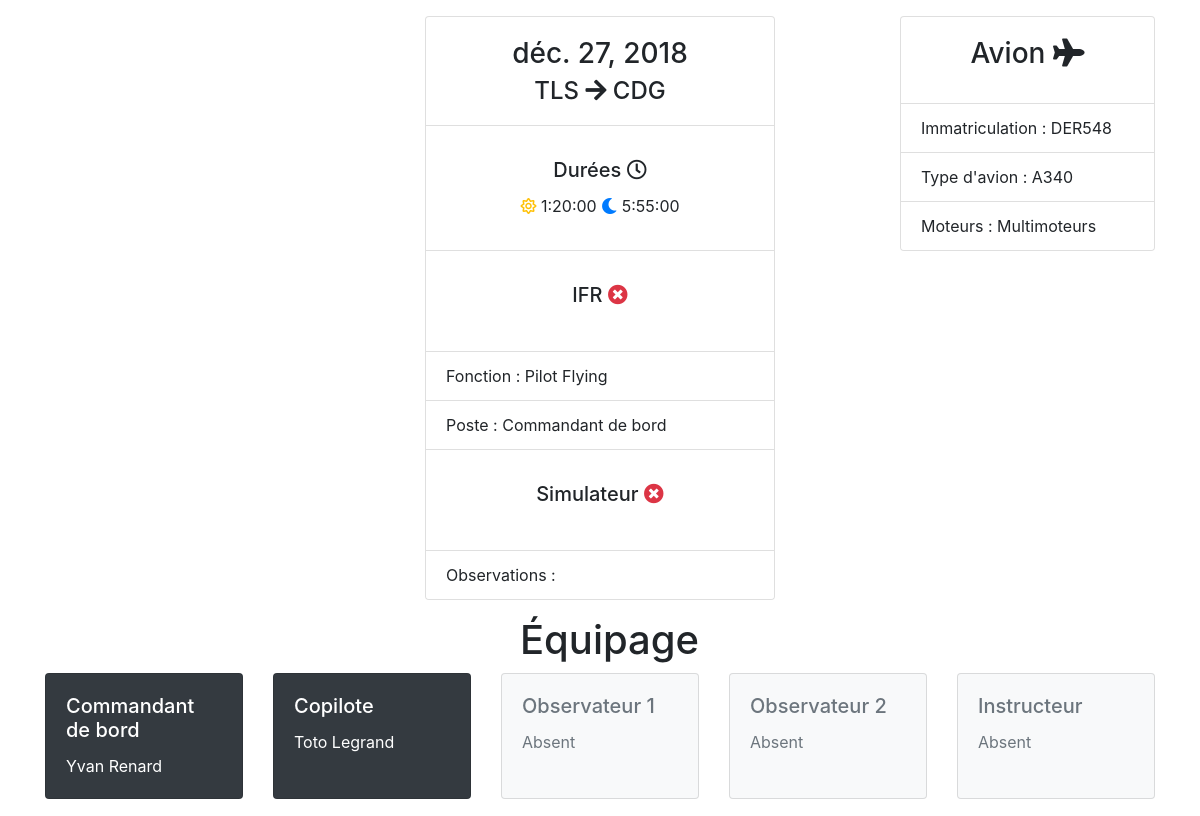
The page /vol/7/ on the database as committed earlier.
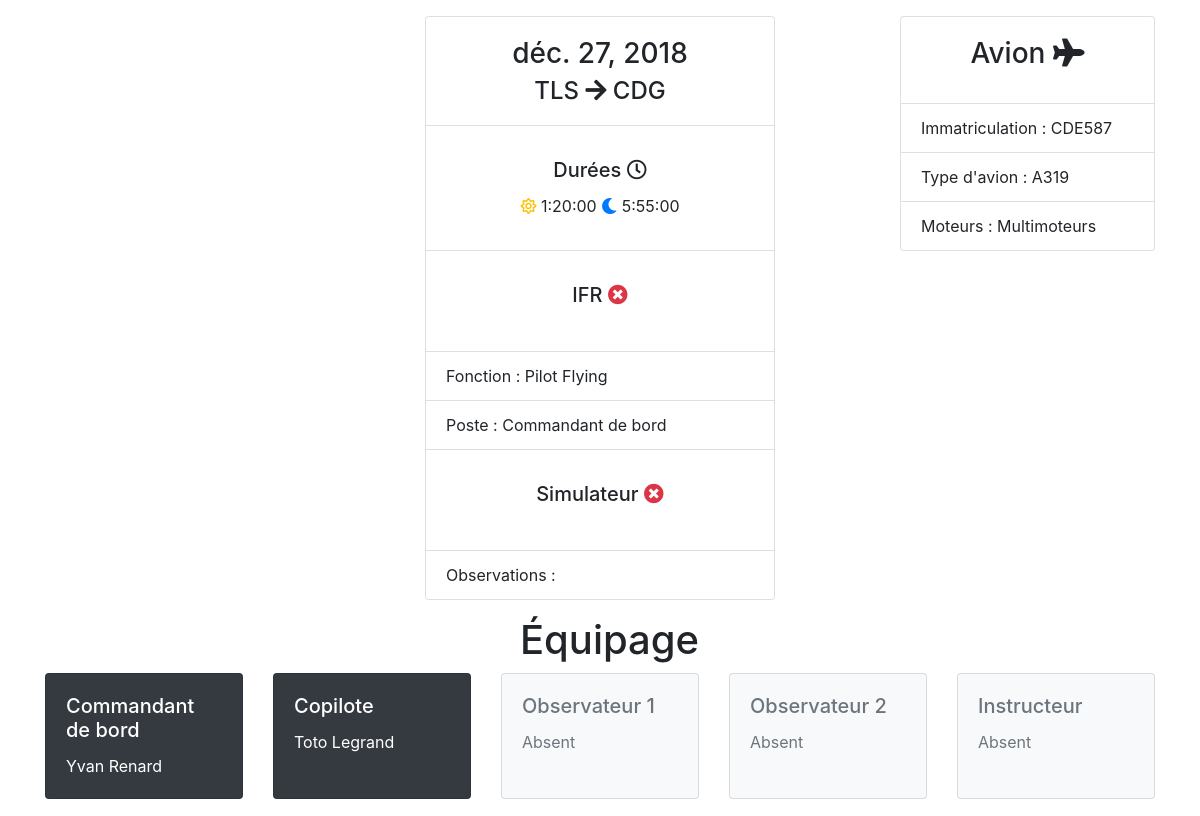
The same page on the database as committed later.
### vol/models.py (models this page shows)
class Vol(models.Model):
    FONCTION = (
        ('PF','Pilot Flying'),
        ('PNF','Pilot Non Flying'),
        ('MIX','Mix'),
    )
    POSTE = (
        ('CDB','Commandant de bord'),
        ('OPL','Copilote'),
        ('Instruct','Instructeur'),
        ('OBS','Observateur'),
    )
    ARRIVEE_IFR = (
        ('Zéro','0'),
        ('Un','1'),
        ('Deux','2'),
    )
    date = models.DateField(
        verbose_name = 'Date du vol',
    )
    cdb = models.ForeignKey(
        Pilote,
        on_delete=models.PROTECT,
        related_name='%(class)s_cdb',
        verbose_name="Commandant de bord",
    )
    opl = models.ForeignKey(
        Pilote,
        on_delete=models.PROTECT,
        related_name='%(class)s_opl',
        verbose_name="Copilote",
    )
    obs1 = models.ForeignKey(
        Pilote,
        on_delete=models.PROTECT,
        related_name='%(class)s_obs1',
        verbose_name="Observateur 1",
        blank=True,
        null=True,
    )
    obs2 = models.ForeignKey(
        Pilote,
        on_delete=models.PROTECT,
        related_name='%(class)s_obs2',
        verbose_name="Observateur 2",
        blank=True,
        null=True,
    )
    instructeur = models.ForeignKey(
        Pilote,
        on_delete=models.PROTECT,
        related_name='%(class)s_instructeur',
        verbose_name="Instructeur",
        blank=True,
        null=True,
    )
    depart = models.ForeignKey(
        CodeIata,
        on_delete=models.PROTECT,
        related_name='%(class)s_depart',
        verbose_name = "Départ",
    )
    arrivee = models.ForeignKey(
        CodeIata,
        on_delete=models.PROTECT,
        related_name='%(class)s_arrivee',
        verbose_name = "Arrivée",
    )
    duree_jour = models.DurationField(
        verbose_name="Vol de jour",
        blank=True,
        null=True,
        help_text='Format hh:mm:ss'
    )
    duree_nuit = models.DurationField(
        verbose_name="Vol de nuit",
        blank=True,
        null=True,
        help_text='Format hh:mm:ss'
    )
    fonction = models.CharField(
        choices = FONCTION,
        verbose_name = 'Fonction occupée',
        max_length = 20,
    )
    poste = models.CharField(
        choices = POSTE,
        verbose_name = 'Poste occupé',
        max_length = 20,
    )
    immatriculation = models.ForeignKey(
        Immatriculation,
        on_delete=models.PROTECT,
        related_name='%(class)s_immatriculation',
        verbose_name="Immatriculation de l'avion",
    )
    observation = models.TextField(
        verbose_name="Observations",
        blank=True,
    )
    vol_ifr = models.CharField(
        choices = ARRIVEE_IFR,
        verbose_name = "Nombre d'arrivée IFR",
        max_length = 20,
        default = 1,
    )
    duree_ifr = models.DurationField(
        verbose_name="Durée IFR",
        blank=True,
        null=True,
        help_text='Format hh:mm:ss'
    )
    vol_dc = models.BooleanField(
        verbose_name="Vol DC ?",
        default=False,
    )
    duree_dc = models.DurationField(
        verbose_name="Durée DC",
        blank=True,
        null=True,
        help_text='Format hh:mm:ss'
    )
    vol_simu = models.BooleanField(
        verbose_name="Simulateur ?",
        default=False,
    )
    duree_simu = models.DurationField(
        verbose_name="Durée Simu",
        blank=True,
        null=True,
        help_text='Format hh:mm:ss'
    )

class Immatriculation(models.Model):
    immatriculation = models.CharField(
        verbose_name = 'Immatriculation de l\'avion',
        max_length = 10,
    )
    type_avion = models.ForeignKey(
        TypeAvion,
        on_delete=models.PROTECT
    )
    def __str__(self):
        return self.immatriculation

class TypeAvion(models.Model):
    NOMBRE_MOTEURS = (
        ('1','Monomoteur'),
        ('2','Multimoteurs'),
    )
    type_avion = models.CharField(
        verbose_name = 'Type d\'avion',
        max_length  = 255,
    )
    nb_moteurs = models.CharField(
        choices = NOMBRE_MOTEURS,
        max_length = 25,
        verbose_name = 'Nombre de moteurs',
       )
    def __str__(self):
        return self.type_avion

class CodeIata(models.Model):
    code_iata = models.CharField(
        verbose_name = 'Code IATA',
        max_length = 5,
    )
    ville = models.CharField(
        verbose_name = "Ville",
        max_length = 50,
        blank=True,
        null=True,
    )
    def __str__(self):
        return self.code_iata

class Pilote(models.Model):
    prenom = models.CharField(
        verbose_name = 'Prénom',
        max_length = 255,
    )
    nom = models.CharField(
        verbose_name = 'Nom de famille',
        max_length = 255,
    )
    def __str__(self):
        return '%s %s' % (self.prenom, self.nom)

### vol/views.py (the view)
# urls.py: path('<int:vol_id>/', views.detail, name='detail'),
def detail(request,vol_id):
    vol = get_object_or_404(Vol, pk=vol_id)
    return render(request, 'vol/detail.html', {'vol': vol})

### vol/templates/vol/detail.html (shortened to what the changed rows need)
{% extends 'vol/base.html' %}
{% block content %}
    <div class="container">
        <div class="row">
            <div class="col-4">
                <div class="card" >
                    <div class="card-body text-center">
                        <h3 class="card-title">{{ vol.date }}</h3>
                        <h4 class="card-subtitle">{{ vol.depart }} <i class="fas fa-arrow-right"></i> {{ vol.arrivee }}</h4>
                    </div>
                    <ul class="list-group list-group-flush">
                        <li class="list-group-item">
                            <div class="card-body text-center">
                                    <h5 class="card-title">Durées <i class="far fa-clock"></i></h5>
                                    <i class="far fa-sun text-warning"></i> {{ vol.duree_jour }}
                                    <i class="fas fa-moon text-primary"></i> {{ vol.duree_nuit }}
                            </div>
                        </li>
                        <li class="list-group-item">
                                <div class="card-body text-center">
                            </div>
                        </li>
                        <li class="list-group-item">Fonction : {{ vol.get_fonction_display }}</li>
                        <li class="list-group-item">Poste : {{ vol.get_poste_display }}</li>
                        <li class="list-group-item">
                                <div class="card-body text-center">
                            </div>
                        </li>
                        <li class="list-group-item">Observations : {{ vol.observation }}</li>
                    </ul>
                </div>
            </div>
            <div class="col-3">
                <div class="card" >
                    <ul class="list-group list-group-flush">
                        <li class="list-group-item">Immatriculation : {{ vol.immatriculation }}</li>
                        <li class="list-group-item">Type d'avion : {{ vol.immatriculation.type_avion }}</li>
                        <li class="list-group-item">Moteurs : {{ vol.immatriculation.type_avion.get_nb_moteurs_display }}</li>
                    </ul>
                </div>
            </div>
        </div>
        <div class="row">
                <div class="col-2"><h1>Équipage</h1></div>
        </div>
        <div class="row">
            <div class="col-12">
                <div class="card-deck">
                    <div class="card text-white bg-dark">
                        <div class="card-body">
                            <h5 class="card-title">Commandant de bord</h5>
                            <p class="card-text">{{ vol.cdb }}</p>
                        </div>
                    </div>
                    <div class="card text-white bg-dark">
                        <div class="card-body">
                        <h5 class="card-title">Copilote</h5>
                        <p class="card-text">{{ vol.opl }}</p>
                        </div>
                    </div>
                </div>
            </div>
        </div>
    </div>
{% endblock %}

Rows that differ between the two databases and show on the page:
changed Vol "Pilot Flying": immatriculation "DER548" → "CDE587"; immatriculation.type_avion "A340" → "A319"
